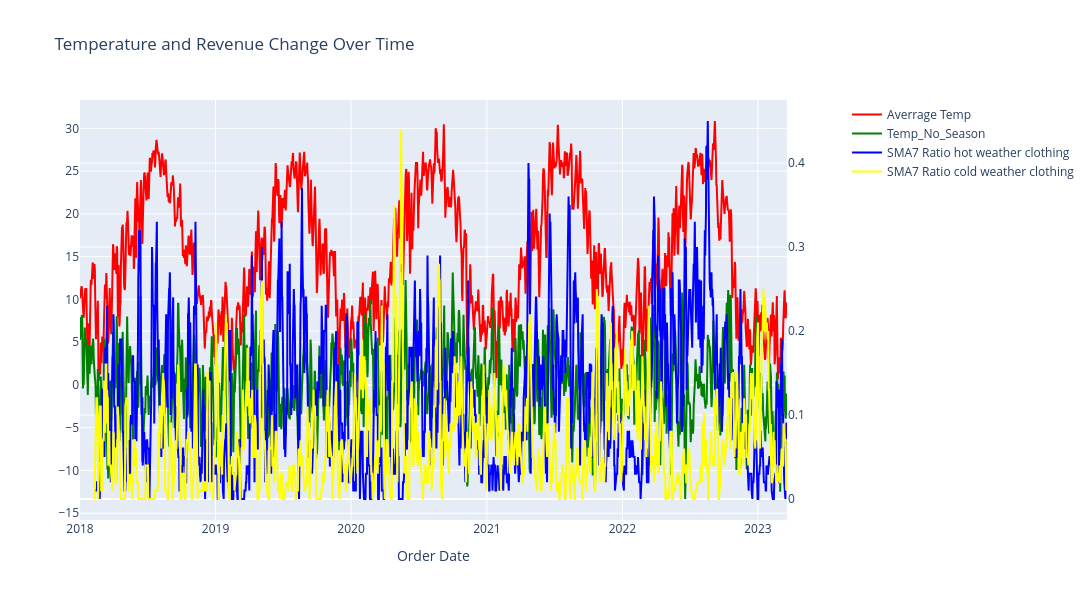

Here is the notebook cell this chart was saved with:
### Code cell
import plotly.graph_objects as go
from plotly.subplots import make_subplots

df_one_state_plot = df_one_state.copy()
df_one_state_plot = df_one_state_plot.reset_index()
#df_one_state_plot["first_order_diff_Revenue"] = df_one_state_plot["first_order_diff_Revenue"].shift(7)


# Create figure with secondary y-axis
fig = make_subplots(specs=[[{"secondary_y": True}]])

# Add temperature line
fig.add_trace(
    go.Scatter(
        x=df_one_state_plot["Order Date"],
        y=df_one_state_plot["tavg"],
        name="Averrage Temp",
        line=dict(color="red")
    ),
    secondary_y=False
)

fig.add_trace(
    go.Scatter(
        x=df_one_state_plot["Order Date"],
        y=df_one_state_plot["Temp_No_Season"],
        name="Temp_No_Season",
        line=dict(color="green")
    ),
    secondary_y=False
)


# Add revenue line
fig.add_trace(
    go.Scatter(
        x=df_one_state_plot["Order Date"],
        y=df_one_state_plot["SMA7_ratio_hot_weather_clothing"].shift(39),
        name="SMA7 Ratio hot weather clothing",
        line=dict(color="blue")
    ),
    secondary_y=True
)

fig.add_trace(
    go.Scatter(
        x=df_one_state_plot["Order Date"],
        y=df_one_state_plot["SMA7_ratio_cold_weather_clothing"].shift(39),
        name="SMA7 Ratio cold weather clothing",
        line=dict(color="yellow")
    ),
    secondary_y=True
)

# Update layout
fig.update_layout(
    title="Temperature and Revenue Change Over Time",
    xaxis_title="Order Date",
    width=1200,
    height=600
)

# Update y-axes labels
#fig.update_yaxes(title_text="Temperature", secondary_y=False)
#fig.update_yaxes(title_text="Revenue Change", secondary_y=True)

# Show the plot
fig.show()

### Figure 1 — Plotly figure (JSON) as saved in the notebook; plotly's stock layout.template omitted (floating-point values rounded to 4 significant figures; data arrays with more than 128 entries replaced by an {"elided": "..."} marker saying what was removed)
{"data": [{"line": {"color": "red"}, "name": "Averrage Temp", "type": "scatter", "x": {"elided": "1905 str values"}, "xaxis": "x", "y": {"elided": "1905 float values"}, "yaxis": "y"}, {"line": {"color": "green"}, "name": "Temp_No_Season", "type": "scatter", "x": {"elided": "1905 str values"}, "xaxis": "x", "y": {"elided": "1905 float values"}, "yaxis": "y"}, {"line": {"color": "blue"}, "name": "SMA7 Ratio hot weather clothing", "type": "scatter", "x": {"elided": "1905 str values"}, "xaxis": "x", "y": {"elided": "1905 float values"}, "yaxis": "y2"}, {"line": {"color": "yellow"}, "name": "SMA7 Ratio cold weather clothing", "type": "scatter", "x": {"elided": "1905 str values"}, "xaxis": "x", "y": {"elided": "1905 float values"}, "yaxis": "y2"}], "layout": {"height": 600, "title": {"text": "Temperature and Revenue Change Over Time"}, "width": 1200, "xaxis": {"anchor": "y", "domain": [0, 0.94], "title": {"text": "Order Date"}}, "yaxis": {"anchor": "x", "domain": [0, 1]}, "yaxis2": {"anchor": "x", "overlaying": "y", "side": "right"}}}
